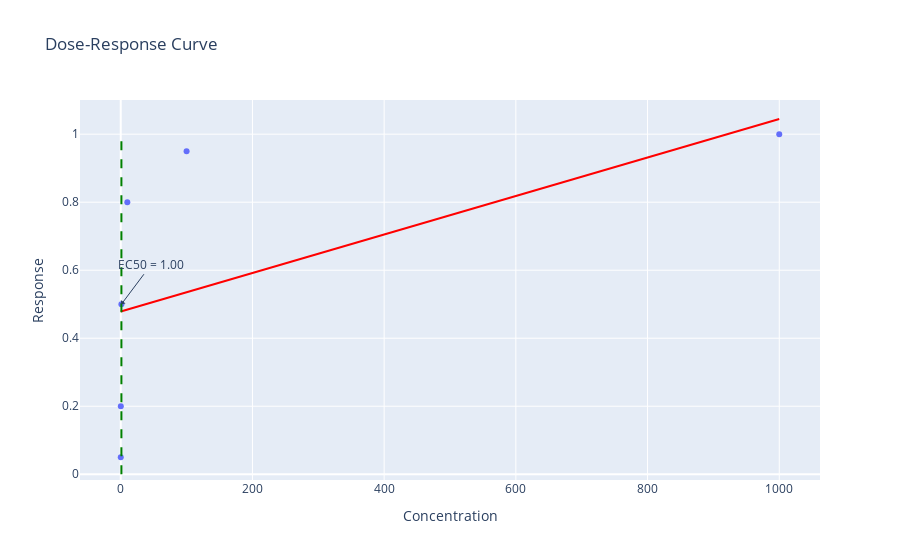

Notebook code for this chart:
### Code cell
import numpy as np
import plotly.express as px

def dose_response_curve(concentrations, response):
    # Fit a sigmoidal curve to the data
    def sigmoid(x, EC50, Hill):
        return 1 / (1 + (EC50 / x) ** Hill)

    popt, _ = curve_fit(sigmoid, concentrations, response)

    # Calculate the EC50 value
    EC50 = popt[0]

    # Create a DataFrame with concentrations and response
    data = pd.DataFrame({"Concentration": concentrations, "Response": response})

    # Plot the dose-response curve
    fig = px.scatter(data, x="Concentration", y="Response", trendline="ols", trendline_color_override="red",
                     title="Dose-Response Curve")

    # Add a vertical line at the EC50 value
    fig.add_shape(type="line", x0=EC50, y0=0, x1=EC50, y1=1, line=dict(color="green", dash="dash"))

    # Label the EC50 value
    fig.add_annotation(x=EC50, y=0.5, text=f"EC50 = {EC50:.2f}", showarrow=True, arrowhead=1, ax=30, ay=-40)

    # Show the plot
    fig.show()

# Example data
concentrations = np.array([0.01, 0.1, 1, 10, 100, 1000])  # Concentrations
response = np.array([0.05, 0.2, 0.5, 0.8, 0.95, 1])  # Corresponding response

# Generate the dose-response plot
dose_response_curve(concentrations, response)

### Figure 1 — Plotly figure (JSON) as saved in the notebook; plotly's stock layout.template omitted (floating-point values rounded to 4 significant figures)
{"data": [{"hovertemplate": "Concentration=%{x}<br>Response=%{y}<extra></extra>", "legendgroup": "", "marker": {"color": "#636efa", "symbol": "circle"}, "mode": "markers", "name": "", "orientation": "v", "showlegend": false, "type": "scatter", "x": [0.01, 0.1, 1, 10, 100, 1000], "xaxis": "x", "y": [0.05, 0.2, 0.5, 0.8, 0.95, 1], "yaxis": "y"}, {"hovertemplate": "<b>OLS trendline</b><br>Response = 0.000566145 * Concentration + 0.478492<br>R<sup>2</sup>=0.324967<br><br>Concentration=%{x}<br>Response=%{y} <b>(trend)</b><extra></extra>", "legendgroup": "", "line": {"color": "red"}, "marker": {"color": "#636efa", "symbol": "circle"}, "mode": "lines", "name": "", "showlegend": false, "type": "scatter", "x": [0.01, 0.1, 1, 10, 100, 1000], "xaxis": "x", "y": [0.4785, 0.4785, 0.4791, 0.4842, 0.5351, 1.045], "yaxis": "y"}], "layout": {"annotations": [{"arrowhead": 1, "ax": 30, "ay": -40, "showarrow": true, "text": "EC50 = 1.00", "x": 0.9973, "y": 0.5}], "legend": {"tracegroupgap": 0}, "shapes": [{"line": {"color": "green", "dash": "dash"}, "type": "line", "x0": 0.9973, "x1": 0.9973, "y0": 0, "y1": 1}], "title": {"text": "Dose-Response Curve"}, "xaxis": {"anchor": "y", "domain": [0, 1], "title": {"text": "Concentration"}}, "yaxis": {"anchor": "x", "domain": [0, 1], "title": {"text": "Response"}}}}
